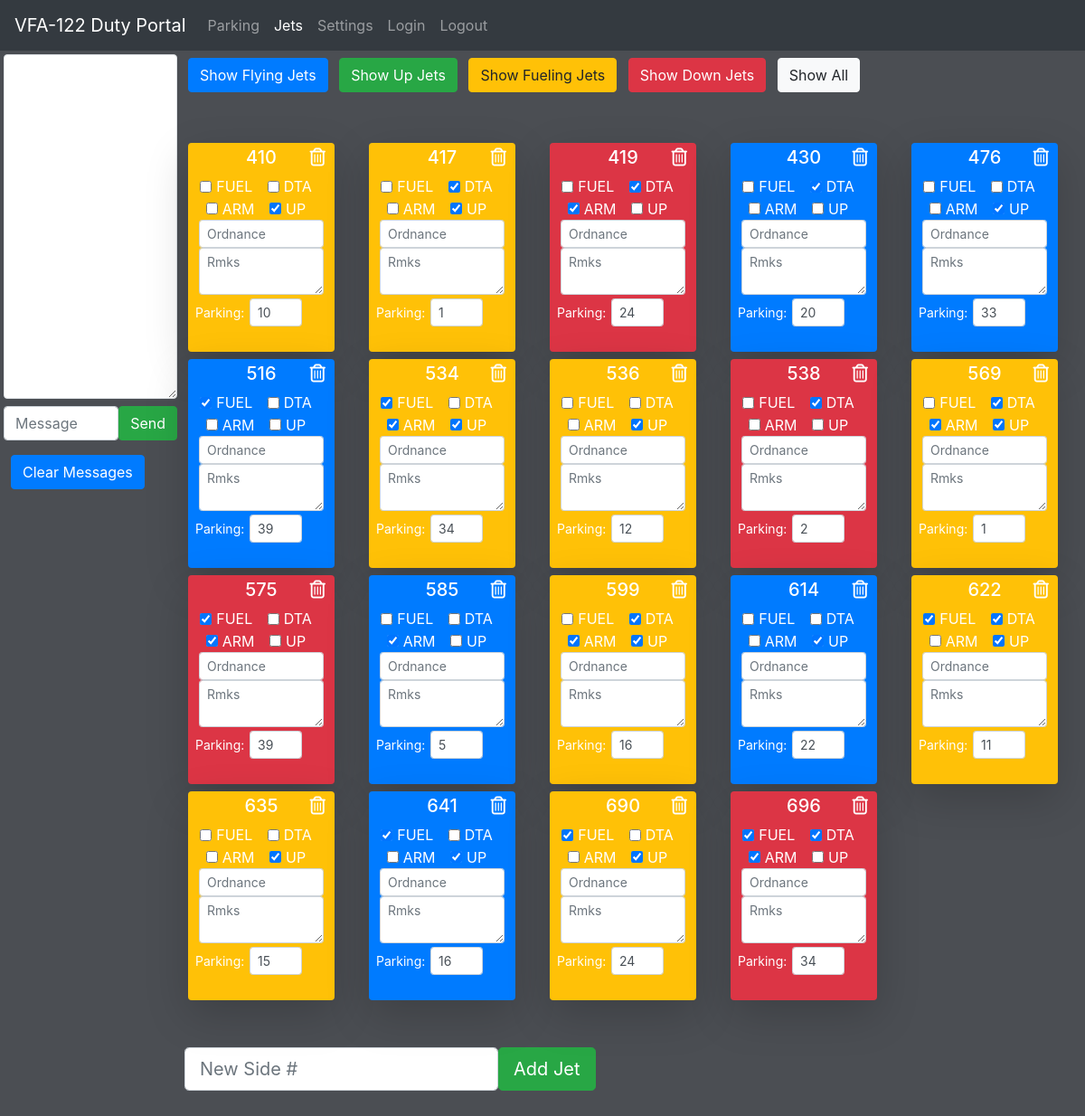
Screenshot of /jets with the database file from the repository.
### app.py (models this page shows, shortened)
class Jet(db.Model):
    __tablename__ = 'jets'
    id = db.Column(db.Integer, primary_key=True)
    side = db.Column(db.Integer, index=True)
    parking = db.Column(db.Integer, default = 0)
    fuel = db.Column(db.Boolean, default = False)
    dta = db.Column(db.Boolean, default= False)
    arm = db.Column(db.Boolean, default= False)
    notes = db.Column(db.String(512), nullable=True)
    flying = db.Column(db.Boolean, default = False)
    ordnance = db.Column(db.String(64), default="")
    remarks = db.Column(db.String(512), default="")
    status = db.Column(db.Boolean, default = False)

### app.py (the view)
@app.route('/jets', methods=['GET'])
def jet_list():
        if request.method == 'GET':
            return render_template('jets.html', jets=get_jets(),settings=settings)

### app.py (called while the page is built)
def get_jets ():
    return Jet.query.order_by(Jet.side).all()

### templates/jets.html (shortened to what this page needs)
{% extends "base.html" %}
{% block content %}
<button id="flyingBtn" class="m-1 btn btn-primary">Show Flying Jets</button>
<button id="upBtn" class="m-1 btn btn-success">Show Up Jets</button>
<button id="fuelBtn" class="m-1 btn btn-warning">Show Fueling Jets</button>
<button id="downBtn" class="m-1 btn btn-danger">Show Down Jets</button>
<button id="allBtn" class="m-1 btn btn-light">Show All</button>
<div class="mt-5 container-fluid m-0 p-0 card-deck">
    <div class="row">
        {% for jet in jets %}
        <div style="min-width: 200px;" class="col-sm-4 col-md-3 col-lg-2">
            <div class="rounded m-1 p-1 shadow-lg jets text-center text-white
        {% if jet.side != 0 %}
            {% if not jet.flying %}
                {% if jet.status %}
                    {% if jet.fuel  and jet.dta  and  jet.arm %}
                        bg-success
                    {%else %}
                        bg-warning
                    {%endif%}
                {% else %}
                    bg-danger
                {% endif %}
            {% else %}
                bg-primary
            {% endif %}
        {% else %}
            bg-dark
        {% endif %}
            ">
                <h5 class="row m-0">
                    <div class="col-3">
                    </div>
                    <div class="col-6 text-center">{{ jet.side }}</div>
                    <div class="col-3"><a href="/remove/{{jet.id}}"><i class="text-white far fa-trash-alt"></i></a>
                    </div>
                </h5>
                <div class="p-1 card-body">
                    <form class="py-1" action="/jet_edit/{{jet.id}}" method="POST">
                        <div class="form-check form-check-inline">
                            <input onchange="this.form.submit()" class="form-check-input" type="checkbox" name="fuel"
                                {% if jet.fuel %} checked {%endif%}>
                            <label class="form-check-label" for="fuel">FUEL</label>
                        </div>
                        <div class="form-check form-check-inline">
                            <input onchange="this.form.submit()" class="form-check-input" type="checkbox" name="dta"
                                {% if jet.dta %} checked {%endif%}>
                            <label class="form-check-label" for="dta">DTA</label>
                        </div>
                        <div class="form-check form-check-inline">
                            <input onchange="this.form.submit()" class="form-check-input" type="checkbox" name="arm"
                                {% if jet.arm%} checked {%endif%}>
                            <label class="form-check-label" for="arm">ARM</label>
                        </div>
                        <div class="form-check form-check-inline">
                            <input onchange="this.form.submit()" class="form-check-input" type="checkbox" name="status"
                                {% if jet.status %} checked {%endif%}>
                            <label class="form-check-label" for="status">UP</label>
                        </div>
                        <div class="col px-1">
                            <input name="ordnance" onchange="this.form.submit()" type="text"
                                class="form-control-sm form-control" placeholder="Ordnance" value="{{jet.ordnance}}">
                        </div>
                        <div class="col px-1">
                            <textarea name="remarks" onchange="this.form.submit()" type="text" class="form-control form-control-sm"  placeholder="Rmks">{{jet.remarks}}</textarea>
                        </div>
                        <div class="pt-1 form-group row">
                            <label for="colFormLabelSm"
                                class="col-sm-2 col-form-label col-form-label-sm">Parking:</label>
                                <div class="col-sm-2"></div>
                            <div class="col-sm-6">
                                <input onchange="this.form.submit()" type="text" class="form-control form-control-sm" name="parking"
                                    value="{{jet.parking}}">
                            </div>
                        </div>
                    </form>
                </div>
            </div>
        </div>
        {% endfor %}
    </div>
</div>
<form class="py-5 form-inline" action="/jets/add" method="POST">
    <input type="text" class="form-control form-control-lg" name="new_side"
        placeholder = "New Side #" value="">
    <button class="btn btn-success btn-lg">Add Jet</button>
</form>
{% endblock %}

### templates/base.html (shortened to what this page needs)
<!DOCTYPE html>
<html lang="en">
<head>
    <link rel="stylesheet" href="https://stackpath.bootstrapcdn.com/bootstrap/4.3.1/css/bootstrap.min.css"
>
    <link rel="stylesheet" href="static/style.css">
</head>
<body>
    <nav class="navbar navbar-expand-md navbar-dark bg-dark">
        <a class="navbar-brand" href="/">VFA-122 Duty Portal</a>
        <div class="collapse navbar-collapse" id="navbarNav">
            <ul class="navbar-nav">
                <li class="nav-item {%if request.path == '/parking'%}active{%endif%}"">
                    <a class=" nav-link" href="/parking">Parking</a>
                </li>
                <li class="nav-item {%if request.path == '/jets'%}active{%endif%}"">
                    <a class=" nav-link" href="/jets">Jets</a>
                </li>
                <li class="nav-item {%if request.path == '/settings'%}active{%endif%}"">
                    <a class=" nav-link" href="/settings">Settings</a>
                </li>
                <li class="nav-item {%if request.path == '/login'%}active{%endif%}"">
                        <a class=" nav-link" href="/login">Login</a>
                </li>
                <li class="nav-item {%if request.path == '/logout'%}active{%endif%}"">
                    <a class=" nav-link" href="/logout">Logout</a>
                </li>
            </ul>
        </div>
    </nav>
    <div class="container-fluid m-0 p-0">
        <div class="m-0 p-0 row">
            <div class="chatbox d-none d-lg-inline col-0 col-lg-2 m-0 p-1">
                <div class="d-flex flex-column">
                    <textarea id="panelBody" class="border rounded align-items-start bg-white text-dark px-1" spellcheck="false" rows="15" style="text-align:left; overflow:scroll;"></textarea>
                    <form class="mt-2" action="/message" method="POST">
                        <div class="d-flex align-items-end">
                            <div class="col p-0 ">
                                <input type="text" name="new_message" class="form-control" placeholder="Message">
                            </div>
                            <div class="p-0 m-0 form-row">
                                <button class="btn btn-success btn-lsm">Send</button>
                            </div>
                        </div>
                    </form>
                    <form class="mt-2" action="/message/delete" method="POST">
                        <button class="btn btn-primary btn-lsm m-2">Clear Messages</button>
                    </form>
                </div>
            </div>
            <div class="col-lg-10 col-12 p-1">
                {% block content %}
                {% endblock %}
            </div>
        </div>
    </div>
</body>
</html>

### static/style.css (style rules this page uses)
body { background-color: #4B4E53; color: #C0C3CA; width: 100vw; margin: 0; padding: 0; }
a { color: #4B4E53; }

### rows the page displays
Jet: side "410", status "☑", parking "10"
Jet: side "417", dta "☑", status "☑", parking "1"
Jet: side "419", dta "☑", arm "☑", parking "24"
Jet: side "430", dta "☑", parking "20"
Jet: side "476", status "☑", parking "33"
Jet: side "516", fuel "☑", parking "39"
Jet: side "534", fuel "☑", arm "☑", status "☑", parking "34"
Jet: side "536", status "☑", parking "12"
Jet: side "538", dta "☑", parking "2"
Jet: side "569", dta "☑", arm "☑", status "☑", parking "1"
Jet: side "575", fuel "☑", arm "☑", parking "39"
Jet: side "585", arm "☑", parking "5"
Jet: side "599", dta "☑", arm "☑", status "☑", parking "16"
Jet: side "614", status "☑", parking "22"
Jet: side "622", fuel "☑", dta "☑", status "☑", parking "11"
Jet: side "635", status "☑", parking "15"
Jet: side "641", fuel "☑", status "☑", parking "16"
Jet: side "690", fuel "☑", status "☑", parking "24"
Jet: side "696", fuel "☑", dta "☑", arm "☑", parking "34"
